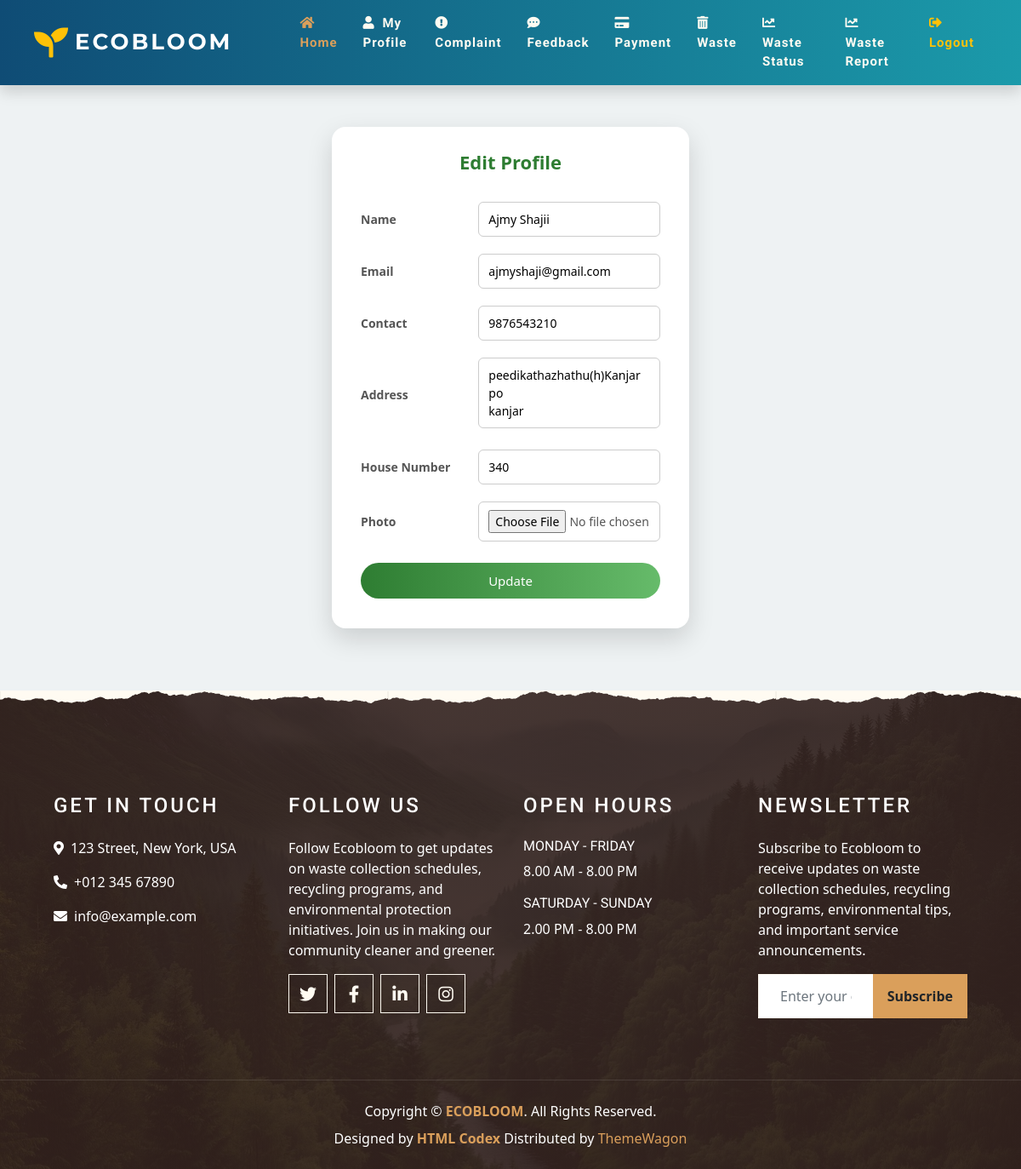
The page /User/EditProfile/ (signed in) on the database its author committed.
### Guest/models.py (models this page shows)
class tbl_user(models.Model):
    user_name=models.CharField(max_length=50)
    user_email=models.CharField(max_length=50)
    user_contactno=models.CharField(max_length=50)
    user_address=models.CharField(max_length=50)
    user_password=models.CharField(max_length=50)
    user_houseno=models.CharField(max_length=50)
    user_photo=models.FileField(upload_to='Assets/UserDocs/')
    ward_id=models.ForeignKey(tbl_ward,on_delete=models.CASCADE)
    user_status=models.IntegerField(default=0)

### User/views.py (the view)
# urls.py: path('EditProfile/',views.EditProfile,name="EditProfile"),
def EditProfile(request):
    if "uid" not in request.session:
        return redirect("Guest:Login")
    else:
        profiledata=tbl_user.objects.get(id=request.session['uid'])
        if request.method=="POST":
            name=request.POST.get('txt_name')
            email=request.POST.get('txt_email')
            contact=request.POST.get('txt_contact')
            houseno=request.POST.get('txt_hno')
            address=request.POST.get('txt_address')
            photo=request.FILES.get("txt_photo")
            profiledata.user_name=name
            profiledata.user_email=email
            profiledata.user_contactno=contact
            profiledata.user_houseno=houseno
            profiledata.user_address=address
            if photo:
                profiledata.user_photo=photo
            profiledata.save()
            return render(request,"User/EditProfile.html",{'msg':'Updated'})
        else:
            return render(request,"User/EditProfile.html",{'Data':profiledata})

### User/Templates/User/EditProfile.html (shortened to what this page needs)
{% extends 'User/Head.html' %}
{% block content %}
<!DOCTYPE html>
<html lang="en">
<head>
</head>
<body>
<div class="edit-container">
    <div class="edit-card">
        <div class="edit-title">Edit Profile</div>
        <form action="" method="post">
            <table>
                <tr>
                    <td>Name</td>
                    <td>
                        <input required type="text" name="txt_name"
                               value="{{Data.user_name}}"
                               pattern="^[A-Z]+[a-zA-Z ]*$"
                               title="Name Allows Only Alphabets,Spaces and First Letter Must Be Capital Letter">
                    </td>
                </tr>
                <tr>
                    <td>Email</td>
                    <td>
                        <input required type="email" name="txt_email"
                               value="{{Data.user_email}}">
                    </td>
                </tr>
                <tr>
                    <td>Contact</td>
                    <td>
                        <input required type="number" name="txt_contact"
                               value="{{Data.user_contactno}}"
                               pattern="[7-9]{1}[0-9]{9}"
                               title="Phone number with 7-9 and remaing 9 digit with 0-9">
                    </td>
                </tr>
                <tr>
                    <td>Address</td>
                    <td>
                        <textarea required name="txt_address" rows="3">{{Data.user_address}}</textarea>
                    </td>
                </tr>
                <tr>
                    <td>House Number</td>
                    <td>
                        <input required type="number" name="txt_hno"
                               value="{{Data.user_houseno}}">
                    </td>
                </tr>
                <tr>
                    <td>Photo</td>
                    <td>
                        <input type="file" name="txt_photo">
                    </td>
                </tr>
                <tr>
                    <td colspan="2" class="btn-area">
                        <input type="submit" value="Update">
                    </td>
                </tr>
            </table>
        </form>
    </div>
</div>
</body>
</html>
{% endblock content %}

### User/Templates/User/EditProfile.html (style rules this page uses)
body { background: #eef2f3; font-family: "Segoe UI", Tahoma, sans-serif; }
.edit-container { min-height: 80vh; display: flex; justify-content: center; align-items: center; animation: fadeIn 0.7s ease; }
.edit-card { width: 420px; background: #ffffff; border-radius: 16px; box-shadow: 0 12px 30px rgba(0,0,0,0.15); padding: 25px 28px; }
.edit-title { text-align: center; font-size: 22px; font-weight: bold; color: #2e7d32; margin-bottom: 20px; }
table { width: 100%; border-collapse: collapse; }
td { padding: 10px 6px; font-size: 14px; }
td:first-child { font-weight: bold; color: #555; width: 38%; }
input, textarea { width: 100%; padding: 9px 11px; border-radius: 6px; border: 1px solid #ccc; font-size: 14px; transition: 0.3s ease; }
textarea { resize: none; }
.btn-area { text-align: center; padding-top: 15px; }
input[type="submit"] { background: linear-gradient(90deg, #2e7d32, #66bb6a); color: white; border: none; padding: 10px 32px; font-size: 15px; border-radius: 22px; cursor: pointer; transition: 0.3s ease; }

### rows shown on the page
tbl_user: txt_name "Ajmy Shajii", txt_email "ajmyshaji@gmail.com", txt_contact "9876543210", txt_address "peedikathazhathu(h)Kanjar po kanjar", txt_hno "340"
